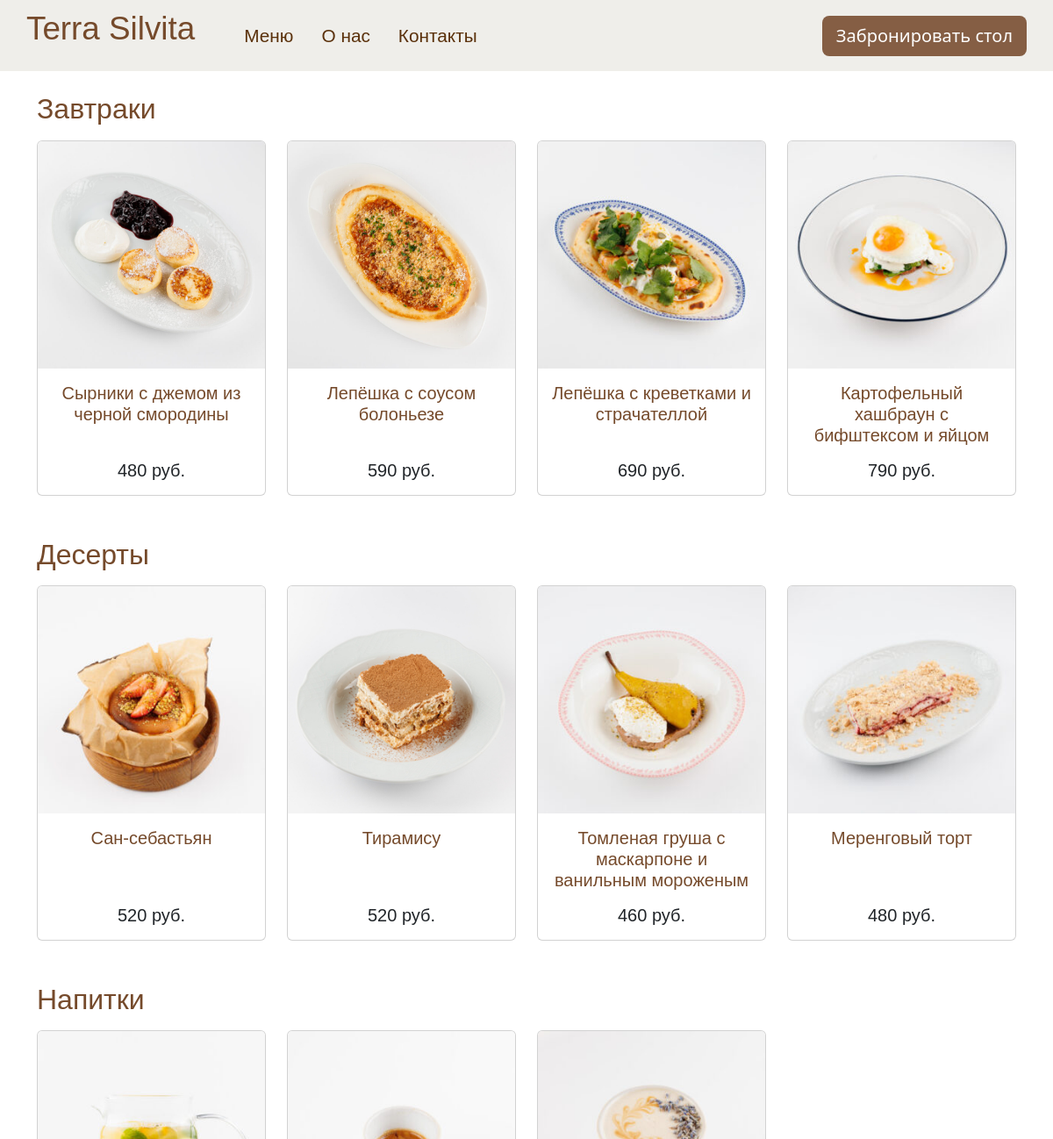
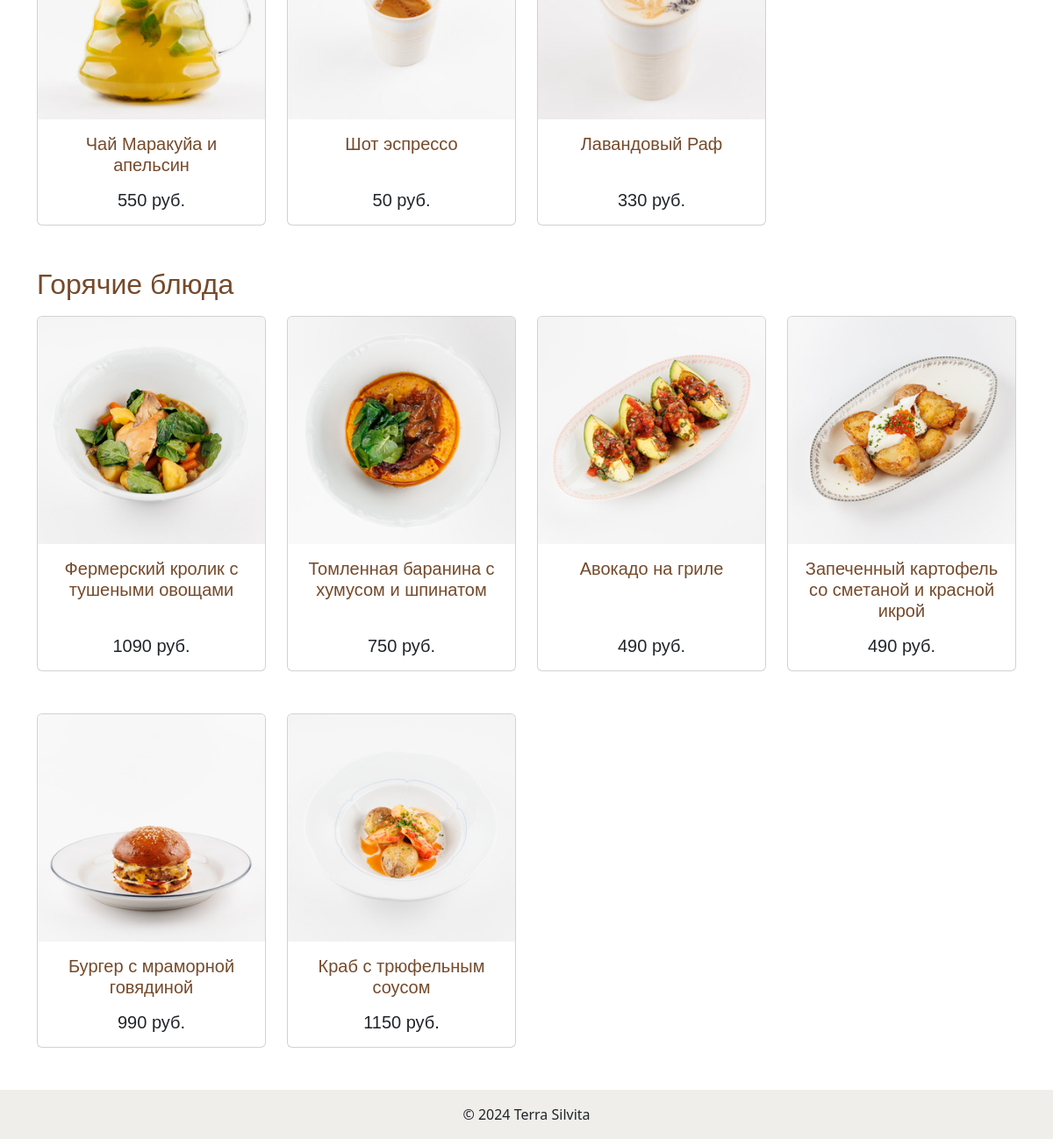
The page /menu on the database its author committed (2 pictures, top to bottom).
### main/models.py (models this page shows, shortened)
class Category(models.Model):
    name = models.CharField(max_length=100, verbose_name='Название')
    class Meta:
        verbose_name = 'Категория'
        verbose_name_plural = 'Категории'

class Dish(models.Model):
    name = models.CharField(max_length=100, verbose_name='Название')
    category = models.ForeignKey(Category, on_delete=models.CASCADE, verbose_name='Категория')
    price = models.DecimalField(max_digits=6, decimal_places=2, verbose_name='Цена')
    image = models.ImageField(verbose_name='Изображение')
    class Meta:
        verbose_name = 'Блюдо'
        verbose_name_plural = 'Блюда'

### main/views.py (the view)
# urls.py: urls.path('menu', views.menu, name='menu'),
def menu(request):
    categories = Category.objects.all()
    dishes = Dish.objects.all()
    context = {
        'categories': categories,
        'dishes': dishes,
    }
    return render(request, 'main/menu.html', context)

### templates/main/menu.html (shortened to what this page needs)
{% extends 'base/layout.html' %}
{% load static %}
{% block content %}
    {% for category in categories %}
        <h2 class="mb-3 category-name">{{ category.name }}</h2>
        <div class="row">
            {% for dish in dishes %}
                {% if dish.category == category %}
                    {% include 'base/components/dish.html' %}
                {% endif %}
            {% endfor %}
        </div>
    {% endfor %}
{% endblock %}

### templates/base/layout.html (shortened to what this page needs)
{% load static %}
<!DOCTYPE html>
<html lang="en">
<head>
    <link href="{% static 'css/bootstrap.min.css' %}" rel="stylesheet">
    <link href="{% static 'css/style.css' %}" rel="stylesheet">
</head>
<body>
{% include 'base/header.html' %}
<main class="container pt-4">
    {% block content %}{% endblock %}
</main>
{% include 'base/footer.html' %}
</body>
</html>

### templates/base/header.html (shortened to what this page needs)
<header class="bg-light">
    <nav class="container navbar navbar-expand-lg navbar-light p-0">
        <a class="navbar-brand mb-3 me-5" href="{% url 'index' %}">Terra Silvita</a>
        <div class="collapse navbar-collapse" id="navbarNav">
            <ul class="navbar-nav me-auto">
                <li class="nav-item me-3 active">
                    <a class="nav-link" href="{% url 'menu' %}">Меню</a>
                </li>
                <li class="nav-item">
                    <a class="nav-link me-3" href="{% url 'about' %}">О нас</a>
                </li>
                <li class="nav-item">
                    <a class="nav-link" href="{% url 'contact' %}">Контакты</a>
                </li>
            </ul>
            <button class="btn btn-primary btn-lg" data-bs-toggle="modal" data-bs-target="#exampleModal">Забронировать стол</button>
        </div>
    </nav>
</header>

### templates/base/components/dish.html
<div class="col-3 mb-5">
    <div class="card h-100">
        <img src="static{{ dish.image.url }}" class="card-img-top" alt="{{ dish.name }}">
        <div class="card-body d-flex flex-column justify-content-between">
            <h5 class="card-title text-center mb-3">{{ dish.name }}</h5>
            <h5 class="card-text text-center">{{ dish.price|floatformat:"0" }} руб.</h5>
        </div>
    </div>
</div>

### templates/base/footer.html
<footer class="bg-light">
    <div class="container">
        <div class="row">
            <div class="col-12 text-center">
                <p class="mt-3">© 2024 Terra Silvita</p>
            </div>
        </div>
    </div>
</footer>

### static/css/style.css (style rules this page uses)
.navbar-brand { font-family: 'Borest', sans-serif; font-size: 2.3em; color: #754A2B; }
.nav-link { font-family: 'Golca Regular', sans-serif; font-size: 1.3em; color: #5a300a; }
main { font-family: 'Golca Regular', sans-serif; color: #754A2B; }
.card-title { font-family: 'Golca Regular', sans-serif; color: #754A2B; }
.bg-light { background-color: #EFEEEA !important; }
.menu-h1, .category-name { font-family: 'Golca Regular', sans-serif; color: #754A2B; }
.btn-primary { background-color: #855e44 !important; border: none; !important; }
main { min-height: calc(100vh - 140px); }

### rows shown on the page
Category: name "Завтраки"
Dish: image (picture), name "Сырники с джемом из черной смородины", price "480"
Dish: image (picture), name "Лепёшка с соусом болоньезе", price "590"
Dish: image (picture), name "Лепёшка с креветками и страчателлой", price "690"
Dish: image (picture), name "Картофельный хашбраун с бифштексом и яйцом", price "790"
Category: name "Десерты"
Dish: image (picture), name "Сан-себастьян", price "520"
Dish: image (picture), name "Тирамису", price "520"
Dish: image (picture), name "Томленая груша с маскарпоне и ванильным мороженым", price "460"
Dish: image (picture), name "Меренговый торт", price "480"
Category: name "Напитки"
Dish: image (picture), name "Чай Маракуйа и апельсин", price "550"
Dish: image (picture), name "Шот эспрессо", price "50"
Dish: image (picture), name "Лавандовый Раф", price "330"
Category: name "Горячие блюда"
Dish: image (picture), name "Фермерский кролик с тушеными овощами", price "1090"
Dish: image (picture), name "Томленная баранина с хумусом и шпинатом", price "750"
Dish: image (picture), name "Авокадо на гриле", price "490"
Dish: image (picture), name "Запеченный картофель со сметаной и красной икрой", price "490"
Dish: image (picture), name "Бургер с мраморной говядиной", price "990"
Dish: image (picture), name "Краб с трюфельным соусом", price "1150"
